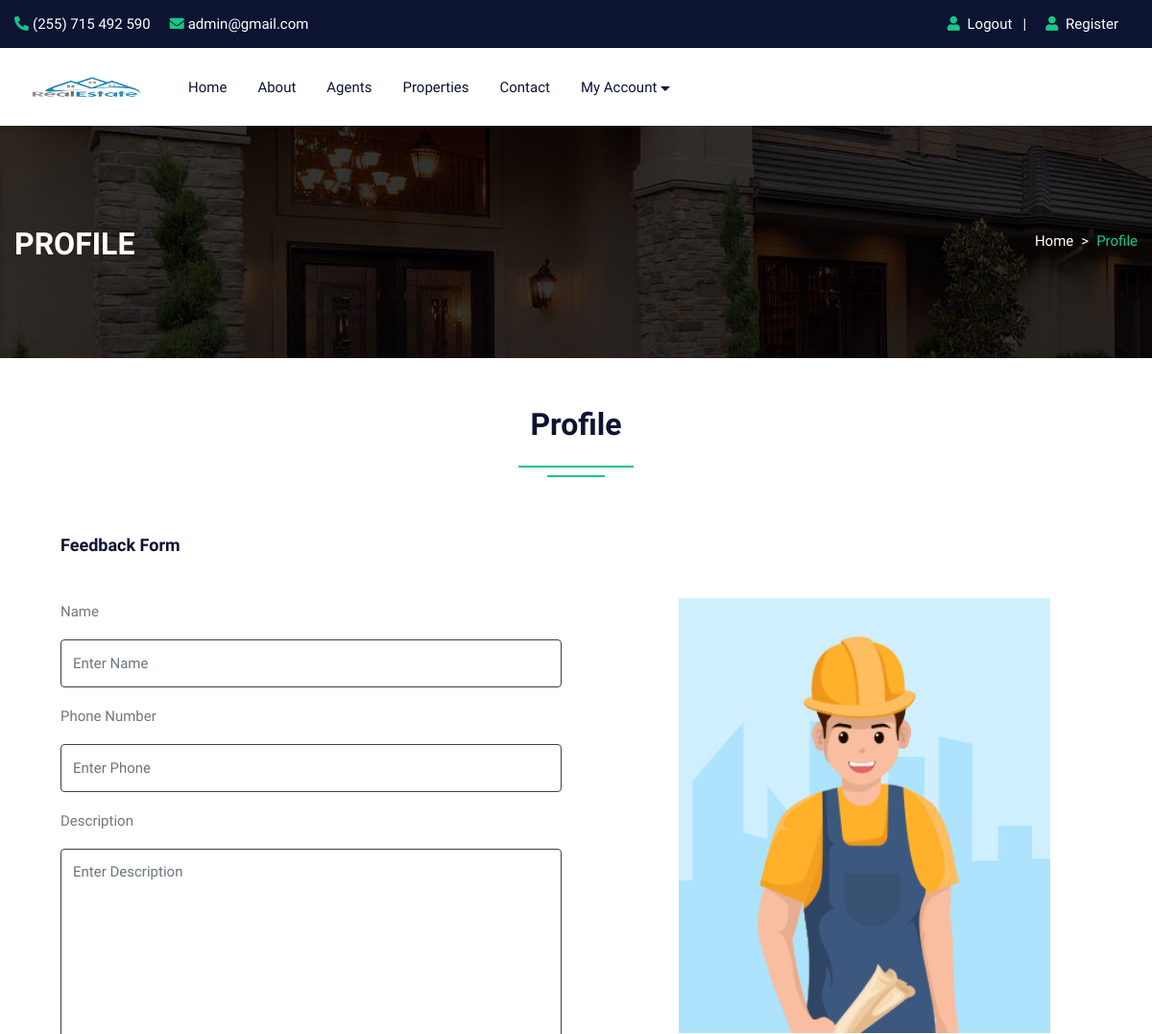
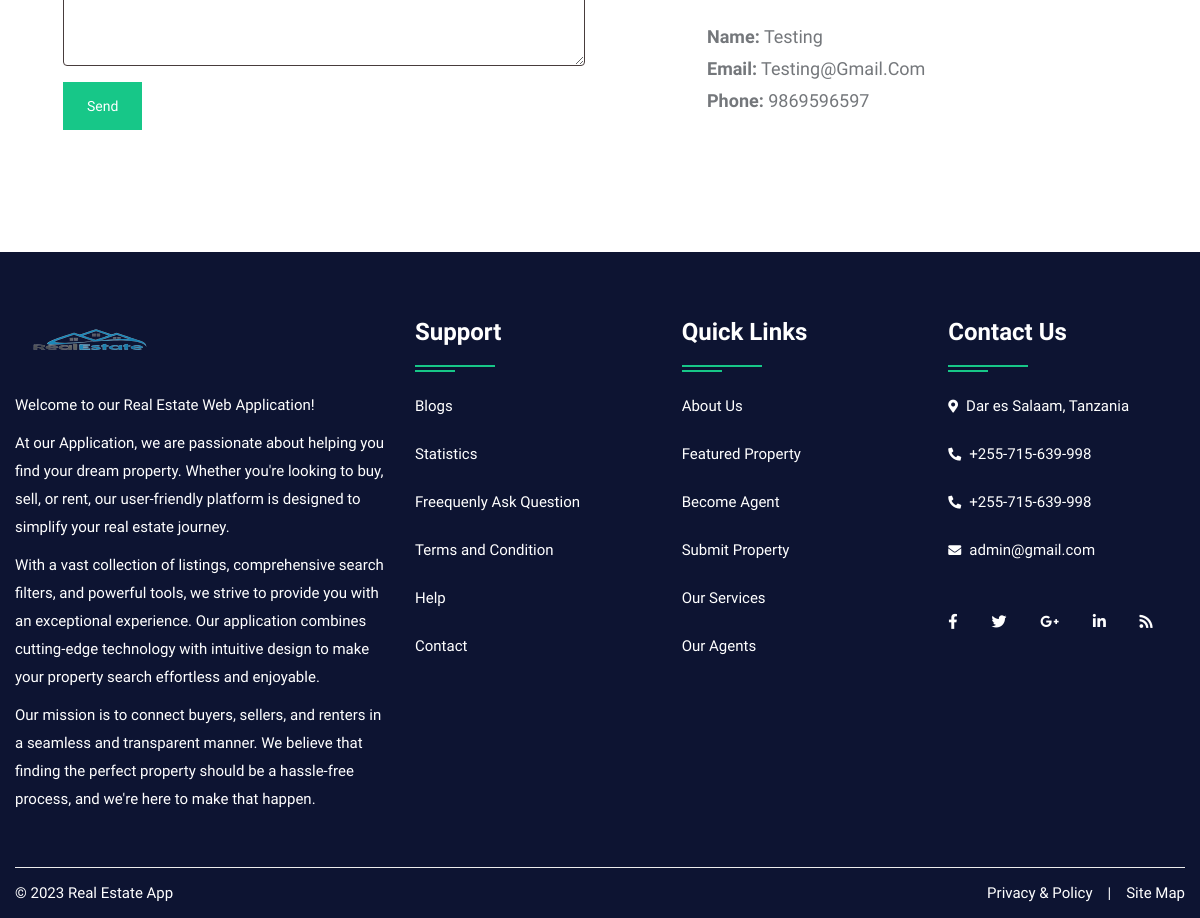
Page /profile.php (signed in) on the committed database (2 pictures, top to bottom).
### tables this page shows
CREATE TABLE `user` (
  `uid` int(50) NOT NULL,
  `uname` varchar(100) NOT NULL,
  `uemail` varchar(100) NOT NULL,
  `uphone` varchar(20) NOT NULL,
  `upass` varchar(50) NOT NULL,
  `utype` varchar(50) NOT NULL,
  `uimage` varchar(300) NOT NULL
);

### profile.php (the view, shortened to what this page needs)
<!DOCTYPE html>
<html lang="en">
<head>
<link rel="stylesheet" type="text/css" href="css/bootstrap.min.css">
<link rel="stylesheet" type="text/css" href="css/bootstrap-slider.css">
<link rel="stylesheet" type="text/css" href="css/jquery-ui.css">
<link rel="stylesheet" type="text/css" href="css/layerslider.css">
<link rel="stylesheet" type="text/css" href="css/color.css">
<link rel="stylesheet" type="text/css" href="css/owl.carousel.min.css">
<link rel="stylesheet" type="text/css" href="css/font-awesome.min.css">
<link rel="stylesheet" type="text/css" href="fonts/flaticon/flaticon.css">
<link rel="stylesheet" type="text/css" href="css/style.css">
<link rel="stylesheet" type="text/css" href="css/login.css">
</head>
<body>
<div id="page-wrapper">
    <div class="row">
		<?php include("include/header.php");?>
        <div class="banner-full-row page-banner" style="background-image:url('images/breadcromb.jpg');">
            <div class="container">
                <div class="row">
                    <div class="col-md-6">
                        <h2 class="page-name float-left text-white text-uppercase mt-1 mb-0"><b>Profile</b></h2>
                    </div>
                    <div class="col-md-6">
                        <nav aria-label="breadcrumb" class="float-left float-md-right">
                            <ol class="breadcrumb bg-transparent m-0 p-0">
                                <li class="breadcrumb-item text-white"><a href="#">Home</a></li>
                                <li class="breadcrumb-item active">Profile</li>
                            </ol>
                        </nav>
                    </div>
                </div>
            </div>
        </div>
        <div class="full-row">
            <div class="container">
                    <div class="row">
						<div class="col-lg-12">
							<h2 class="text-secondary double-down-line text-center">Profile</h2>
                        </div>
					</div>
                <div class="dashboard-personal-info p-5 bg-white">
                    <form action="#" method="post">
                        <h5 class="text-secondary border-bottom-on-white pb-3 mb-4">Feedback Form</h5>
                        <div class="row">
                            <div class="col-lg-6 col-md-12">
                                <div class="form-group">
                                    <label for="user-id">Name</label>
                                    <input type="text" name="name" class="form-control" placeholder="Enter Name">
                                </div>
                                <div class="form-group">
                                    <label for="phone">Phone Number</label>
                                    <input type="text" name="phone"  class="form-control" placeholder="Enter Phone" maxlength="10">
                                </div>
                                <div class="form-group">
                                    <label for="about-me">Description</label>
                                    <textarea class="form-control" name="content" rows="7" placeholder="Enter Description"></textarea>
                                </div>
                                <input type="submit" class="btn btn-primary mb-4" name="insert" value="Send">
                            </div>
							</form>
                            <div class="col-lg-1"></div>
                            <div class="col-lg-5 col-md-12">
								<?php
									$uid=$_SESSION['uid'];
									$query=mysqli_query($con,"SELECT * FROM `user` WHERE uid='$uid'");
									while($row=mysqli_fetch_array($query))
									{
								?>
                                <div class="user-info mt-md-50"> <img src="images/user/<?php echo $row['6'];?>" alt="userimage">
                                    <div class="font-18">
                                        <div class="mb-1 text-capitalize"><b>Name:</b> <?php echo $row['1'];?></div>
                                        <div class="mb-1 text-capitalize"><b>Email:</b> <?php echo $row['2'];?></div>
                                        <div class="mb-1 text-capitalize"><b>Phone:</b> <?php echo $row['3'];?></div>
                                    </div>
									<?php } ?>
                                </div>
                            </div>
                        </div>
                </div>
            </div>
        </div>
		<?php include("include/footer.php");?>
    </div>
</body>
</html>

### css/color.css (style rules this page uses)
:root { --theme-ordinary-color: #74777b; }
:root { --theme-primary-color: #17c788; }
:root { --theme-secondary-color: #0d1432; }
:root { --theme-white-color: #fff; }
:root { --theme-light-color: #f8f8f8; }
:root { --theme-gray-color: #f5f5f5; }
:root { --theme-footer-color: #091b4b; }
:root { --theme-dark-color: #091b4b; }
:root { --text-light-color: #a3a7af; }
:root { --theme-primary-opacity-color: rgba(11, 191, 141, .8); }
:root { --theme-secondary-opacity-color: rgba(13,20,50,0.7); }
:root { --theme-white-opacity-color: rgba(255, 255, 255, 0.3); }
:root { --theme-dark-opacity-color: rgba(0, 0, 0, 0.5); }
:root { --theme-ordinary-font: 'Muli', sans-serif; }
:root { --theme-highlight-font: 'Comfortaa', cursive; }

### rows in the picture
user: uimage (picture), uname "Testing", uemail "Testing@gmail.com", uphone "9869596597"
